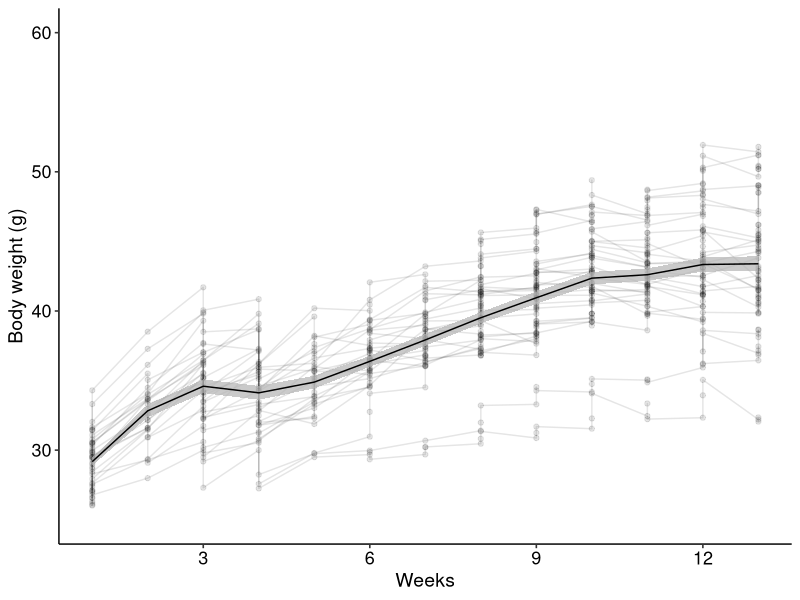
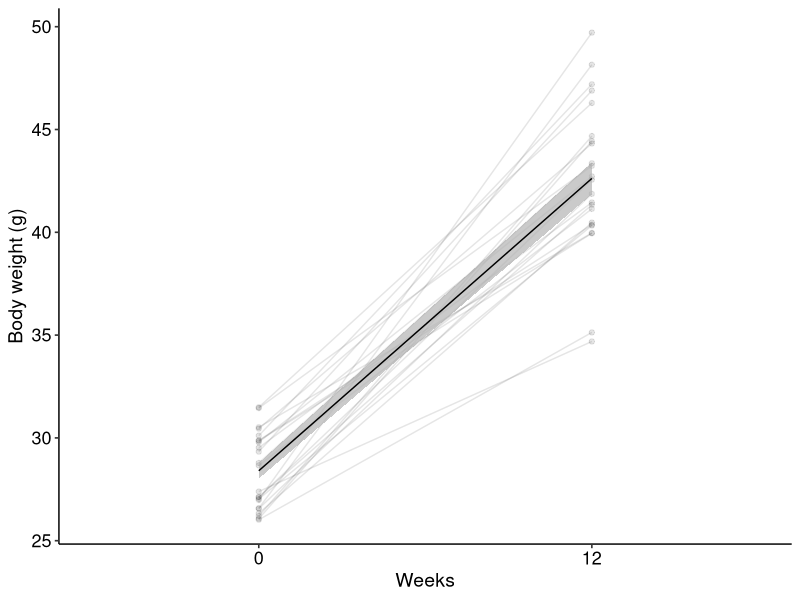
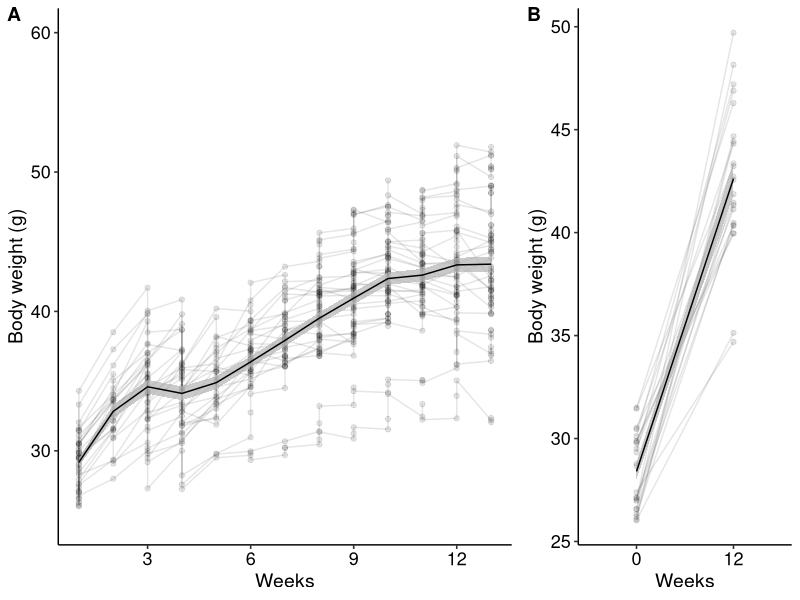

Recreate these plots in R, in order.
# We aim to test if BW is statistically different after 12 weeks with LFD in NZO female mice
#Libraries####
library(dplyr) #to open a RDS and use pipe
library(tidyr) #to use cumsum
library(ggplot2)
library(readr)
library(tidyverse)
library(ggpubr)
#format plot
scaleFill <- scale_fill_manual(values = c("#C03830FF", "#317EC2FF"))

format.plot <- theme_pubr() +
  theme(strip.background = element_blank(), 
        strip.text = element_blank(),
        panel.spacing.x = unit(0.1, "lines"),          
        panel.spacing.y = unit(1.5, "lines"),  
        legend.position = "none",
        axis.text = element_text(family = "Helvetica", size = 13),
        axis.title = element_text(family = "Helvetica", size = 14))

#NZO####
##bw over time - timecourse####
BW_data <- read_csv("../data/BW.csv") %>% 
  filter(COHORT > 2 & COHORT < 6) %>% #Just NZO females
  filter(!ID== 3715) %>% #died during study
  group_by(ID) %>% 
  arrange(DATE) %>% 
  mutate(bw_rel = 100 * (BW - first(BW)) / first(BW),
         body_lag = (lag(BW) - BW),
         GROUP = case_when(
           ID %in% c(3706, 3707, 3709, 3711, 3712, 3713, 3717, 3716, 3719, 3718, 3726) ~ "ad lib",
           ID %in% c(3708, 3714, 3720, 3721, 3710, 3722, 3723, 3724, 3725, 3727, 3728, 3729) ~ "restricted")) %>% 
  group_by(ID) %>% 
  mutate(day_rel = DATE - first(DATE)) %>% 
  mutate(relative_weeks = as.integer(day_rel / 7) + 1) %>% 
  filter(relative_weeks <=13)

n_distinct(BW_data$ID) #here we know there is 22 animals

# Custom function for mean ± SEM
mean_se <- function(x) {
  se <- sd(x) / sqrt(length(x))
  return(c(y = mean(x), ymin = mean(x) - se, ymax = mean(x) + se))
}

plot_1 <- BW_data %>%
  ggplot(aes(x = relative_weeks, y = BW)) +
  geom_point(aes(group = ID), alpha = 0.1) +             # individual points
  geom_line(aes(group = ID), alpha = 0.1) +              # individual lines
  stat_summary(fun.data = mean_se, 
               geom = "ribbon", fill = "grey70", color = NA, 
               aes(group = 1), alpha = 0.7) +
  stat_summary(fun = mean, 
               geom = "line", color = "black", 
               aes(group = 1)) +
  labs(
    x = "Weeks",
    y = "Body weight (g)"
  ) +
  format.plot +
  scale_y_continuous(limits = c(25, 60)) +
  scale_x_continuous(breaks = seq(3, 12, by = 3)) 
plot_1

##bw discrete ####
##body weight baseline and peak of obesity####
BW_data <- read_csv("../data/BW.csv") %>% 
  filter(COHORT > 2 & COHORT < 6) %>% #Just NZO females
  filter(!ID== 3715) %>% #died during study
  group_by(ID) %>% 
  arrange(DATE) %>% 
  mutate(day_rel = DATE - first(DATE)) %>% 
  filter(day_rel < 100) %>% 
  filter(day_rel %in% c(0, 98))

scale_x_discrete(labels = function(x) {
  x <- as.character(x)
  x[x == "0"] <- "baseline"
  x[x == "98"] <- "peak of obesity"
  return(x)
})

plot_2 <- BW_data %>%
  ggplot(aes(x = as.factor(day_rel), y = BW)) +
  geom_point(aes(group = ID), alpha = 0.1) +
  geom_line(aes(group = ID), alpha = 0.1) +
  stat_summary(fun.data = mean_se, 
               geom = "ribbon", fill = "grey70", color = NA, 
               aes(group = 1), alpha = 0.7) +
  stat_summary(fun = mean, 
               geom = "line", color = "black", 
               aes(group = 1)) +
  labs(
    x = "Weeks",
    y = "Body weight (g)"
  ) +
  format.plot +
  scale_x_discrete(labels = function(x) {
    x <- as.character(x)
    x[x == "0"] <- "0"
    x[x == "98"] <- "12"
    return(x)
  })
plot_2


# Create an arranged plot
ggarrange(plot_1, plot_2, 
                  nrow = 1, 
                  align = "hv", 
                  widths = c(0.65, 0.35),  # Increase width of panel A, decrease B
                  labels = c("A", "B"))
          
